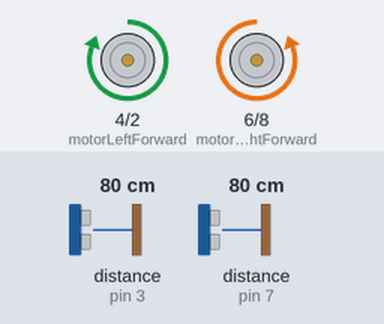
Bench run of a sketch on a simulated Arduino Uno, built with avr-gcc and run on an emulated ATmega328P. Parts: motor-driver pin pairs drawn as motors (green arrow = first pin HIGH = forward, orange = second pin HIGH = backward, longer = more drive). Wiring (inferred from the names in the program): 2 × ultrasonic range finder: trigger pin 5, echo pin 7 / trigger pin 9, echo pin 3. Inputs (shaded band) come from the test bench; at power-on: distance to the obstacle (sensors on pin 3, pin 7) 80 cm. The echo pulse lasts 58.3 µs per cm.

Above: at 1.2 s.
1.3 s: distance to the obstacle (sensor on pin 3) set to 35 cm
2.8 s: distance to the obstacle (sensor on pin 3) set to 28 cm
At 3.1 s:
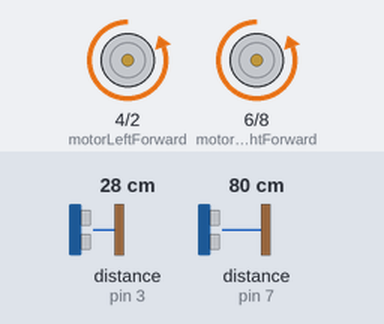
4.3 s: distance to the obstacle (sensor on pin 7) set to 30 cm
5.8 s: distance to the obstacle (sensor on pin 7) set to 25 cm
At 6.5 s:
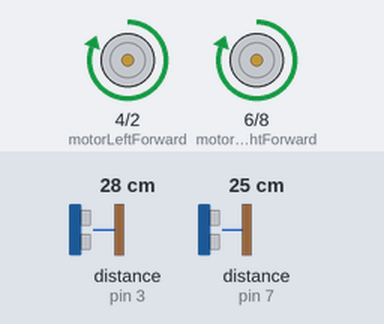
7.3 s: distance to the obstacle (sensor on pin 7) set to 6 cm
8.8 s: distance to the obstacle (sensor on pin 7) set to 3 cm
At 10.0 s:
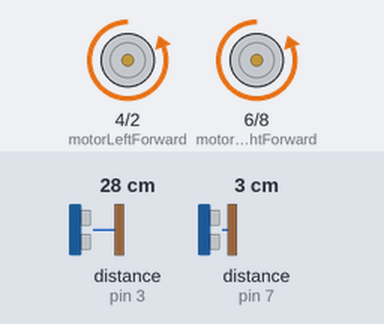
Timing chart, 0 to 11.3 s (numbered marks = the images above; inputs shaded):
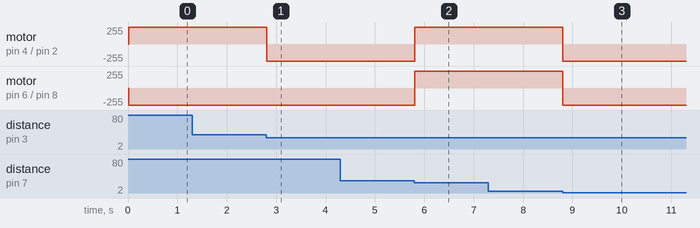

The sketch:

miniSumo.ino
```cpp
#include <IRremote.h>

int motorLeftReverse = 2;
int motorLeftForward = 4;

int motorRightForward = 6;
int motorRightReverse = 8;

int trigFront = 5;
int echoFront = 7;

int trigBack = 9;
int echoBack = 3;

const int maxDistance = 30;     //         attack <= maxDistance (cm)   |   search enemy > maxDistance (cm)
int frontDistance, backDistance;


// ==================== SETUP ==================

void setup()
{
  pinMode(motorLeftReverse, OUTPUT);
  pinMode(motorLeftForward, OUTPUT);
  pinMode(motorRightReverse, OUTPUT);
  pinMode(motorRightForward, OUTPUT);

  pinMode(trigFront, OUTPUT);
  pinMode(echoFront, INPUT);
  pinMode(trigBack, OUTPUT);
  pinMode(echoBack, INPUT);

  Serial.begin(9600);
}


// =================== LOOP ====================

void loop() {
   frontDistance = frontSensor();
   backDistance = backSensor();

   goMotors(frontDistance, backDistance);
}


// ================ FUNCTIONS ==================


int frontSensor()
{
  int duration, distance;
                                            // we read the distance ahead
  digitalWrite(trigFront, LOW);
  delayMicroseconds(2);

  digitalWrite(trigFront, HIGH);
  delayMicroseconds(10);
  digitalWrite(trigFront, LOW);

  duration = pulseIn(echoFront, HIGH);
  distance = duration * 0.034 / 2;

  return distance;
}


int backSensor()
{
  int duration, distance;
                                            // we read the distance from the back
  digitalWrite(trigBack, LOW);
  delayMicroseconds(2);

  digitalWrite(trigBack, HIGH);
  delayMicroseconds(10);
  digitalWrite(trigBack, LOW);

  duration = pulseIn(echoBack, HIGH);
  distance = duration * 0.034 / 2;

  return distance;
}


void goMotors(int frontDistance, int backDistance)
{

//---------------------------------------------------------------------------------------------------------------------
    if (frontDistance < 4)
        frontDistance = maxDistance + 5;     // Sensors Error (4 is the minimum value that the sensor can really read)
    if (backDistance < 4)
        backDistance = maxDistance + 5;
//---------------------------------------------------------------------------------------------------------------------

    if ((frontDistance > maxDistance) && (backDistance > maxDistance))
        searchEnemy();

    if (((frontDistance <= maxDistance) && (backDistance <= maxDistance)) && (backDistance < frontDistance))
        goBack();

    if (((frontDistance <= maxDistance) && (backDistance <= maxDistance)) && (backDistance > frontDistance))
        goFront();

    if ((backDistance <= maxDistance) && ((frontDistance > maxDistance) || (backDistance < frontDistance)))
        goBack();

    if ((frontDistance <= maxDistance) && ((backDistance > maxDistance) || (backDistance > frontDistance)))
        goFront();

}


void goFront()
{
    digitalWrite(motorLeftForward, HIGH);
    digitalWrite(motorLeftReverse, LOW);
    digitalWrite(motorRightForward, HIGH);
    digitalWrite(motorRightReverse, LOW);
}


void goBack()
{
    digitalWrite(motorLeftForward, LOW);
    digitalWrite(motorLeftReverse, HIGH);
    digitalWrite(motorRightForward, LOW);
    digitalWrite(motorRightReverse, HIGH);
}


void searchEnemy()
{
    digitalWrite(motorLeftForward, HIGH);
    digitalWrite(motorLeftReverse, LOW);
    digitalWrite(motorRightForward, LOW);
    digitalWrite(motorRightReverse, HIGH);
}
```

Measured:
- the behaviour switches between 32 and 31 cm on distance to the obstacle (sensor on pin 3) (found by bisection; images 0 and 1)
- the behaviour switches between 28 and 27 cm on distance to the obstacle (sensor on pin 7) (found by bisection; images 1 and 2)
- the behaviour switches between 5 and 4 cm on distance to the obstacle (sensor on pin 7) (found by bisection; images 2 and 3)
- after the input at 1.3 s, every drawn part: stays the same
- after the input at 2.8 s, motor on pin 4 (motorLeftForward) / pin 2 (motorLeftReverse): forward 255/255 → backward 255/255 at once
- after the input at 4.3 s, every drawn part: stays the same
- after the input at 5.8 s, motor on pin 4 (motorLeftForward) / pin 2 (motorLeftReverse), motor on pin 6 (motorRightForward) / pin 8 (motorRightReverse): backward 255/255 → forward 255/255 at once
- after the input at 7.3 s, every drawn part: stays the same
- after the input at 8.8 s, motor on pin 4 (motorLeftForward) / pin 2 (motorLeftReverse), motor on pin 6 (motorRightForward) / pin 8 (motorRightReverse): forward 255/255 → backward 255/255 at once
